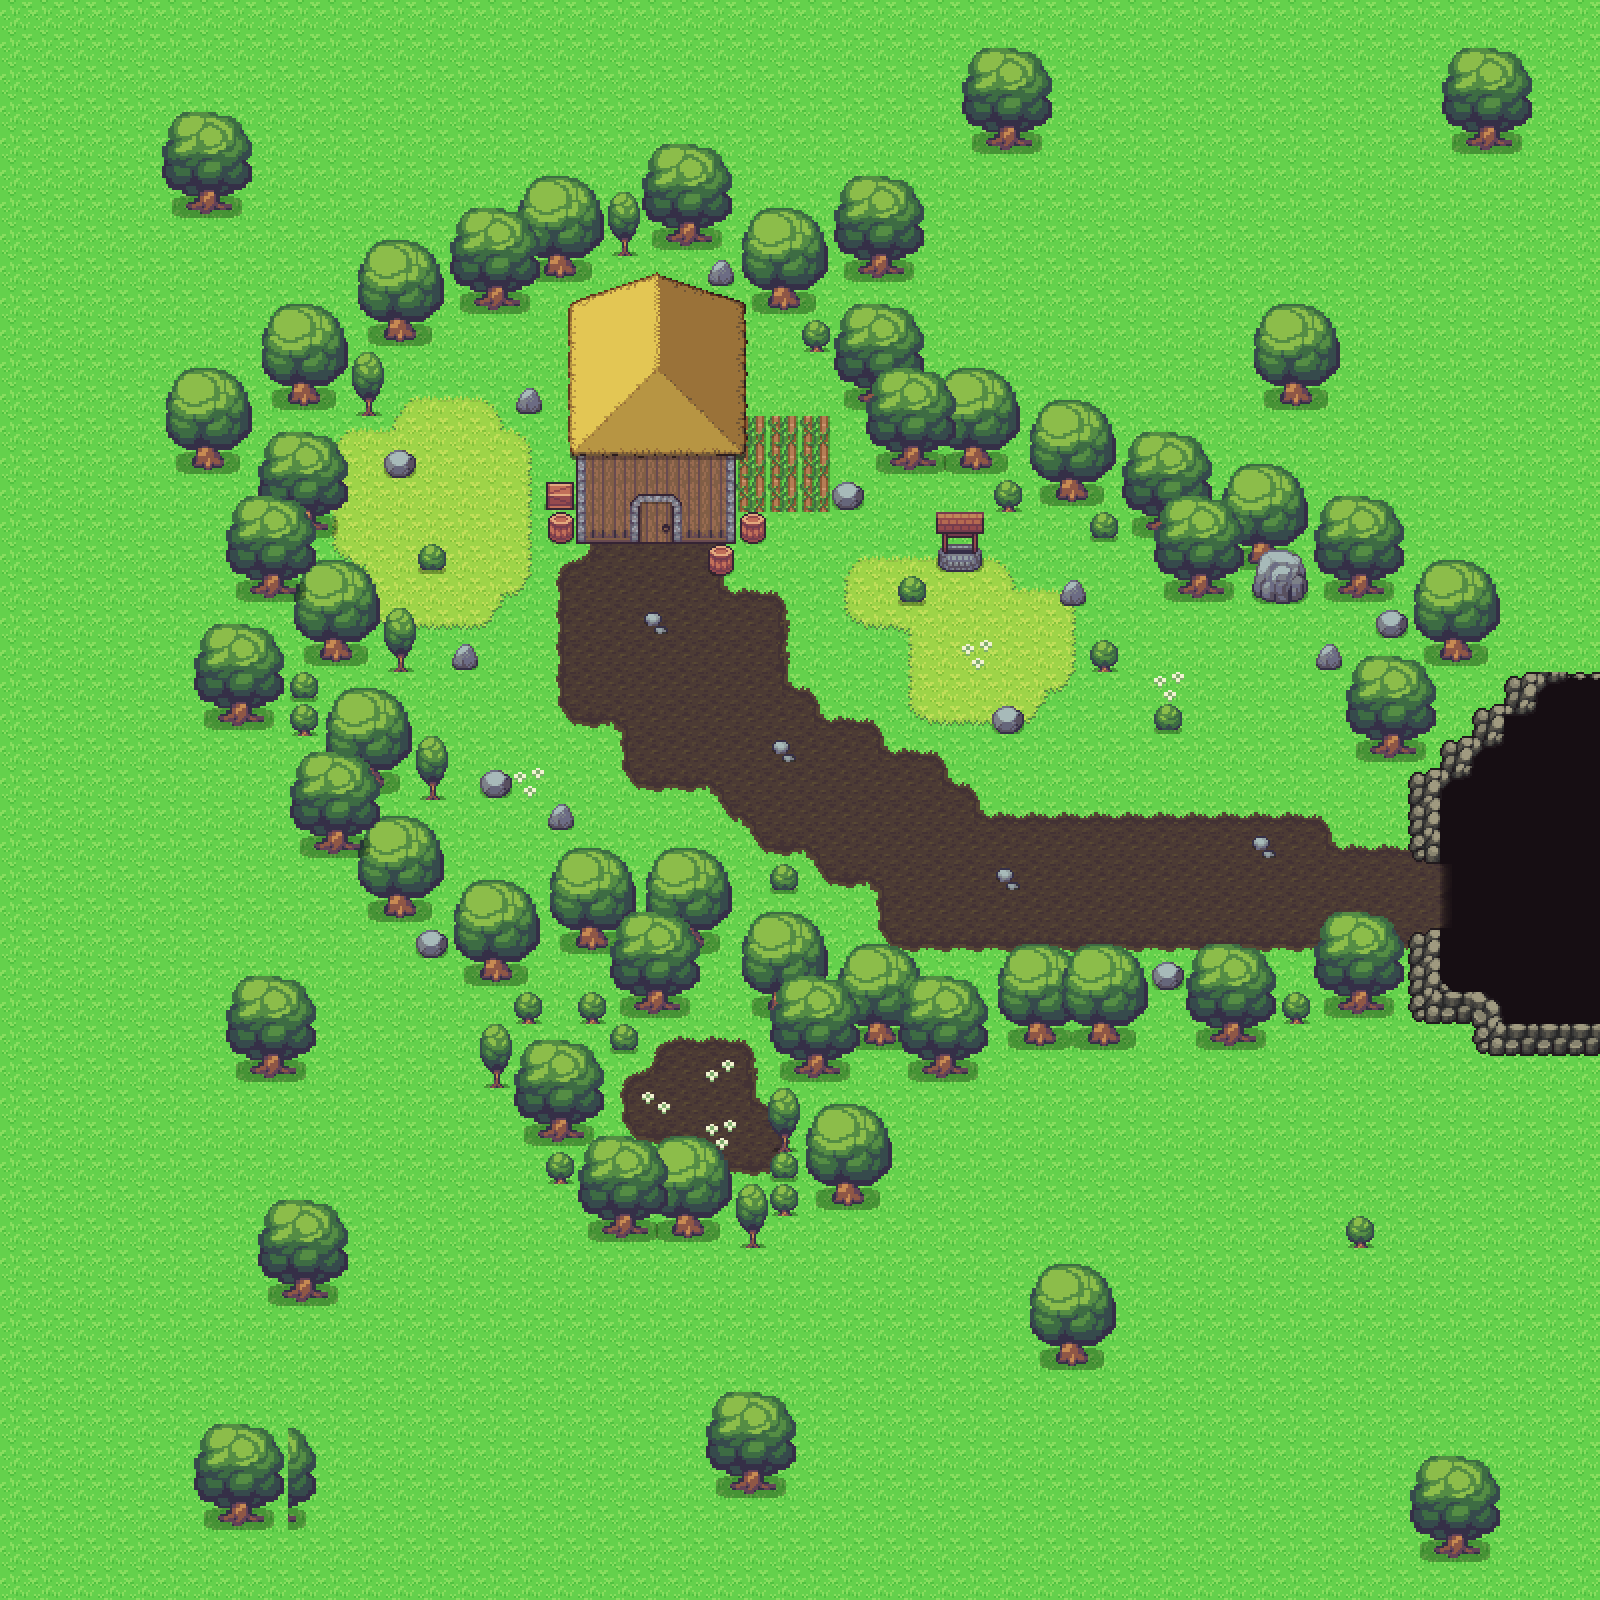

Below is a game level as drawn by its tile map, then a one-line description and the .tmx that defines it (tile-layer data replaced by summaries):
An orthogonal 50x50 tile map with 32x32 px tiles, 6 tile layers (Floor, floor details, Walls, wall details, ...), 4 hidden layers not drawn, 8 tilesets and 1 object.

<map version="1.10" tiledversion="1.12.0" orientation="orthogonal" renderorder="right-down" width="50" height="50" tilewidth="32" tileheight="32" infinite="0" nextlayerid="17" nextobjectid="3">
 <tileset firstgid="1" source="tileset.tsx" />
 <tileset firstgid="361" source="walls.tsx" />
 <tileset firstgid="505" source="roofs.tsx" />
 <tileset firstgid="761" source="decor.tsx" />
 <tileset firstgid="871" source="folige.tsx" />
 <tileset firstgid="931" source="test.tsx" />
 <tileset firstgid="1043" source="enemies.tsx" />
 <tileset firstgid="1068" source="equipment.tsx" />
 <group id="3" name="floors">
  <layer id="1" name="Floor" width="50" height="50">
   <data>[2500 cells, 2500 non-empty, 3 distinct tile ids]</data>
  </layer>
  <layer id="2" name="floor details" width="50" height="50">
   <data>[2500 cells, 199 non-empty, 30 distinct tile ids]</data>
  </layer>
 </group>
 <group id="4" name="walls">
  <layer id="6" name="Walls" width="50" height="50">
   <data>[2500 cells, 642 non-empty, 71 distinct tile ids]</data>
  </layer>
  <layer id="5" name="wall details" width="50" height="50">
   <data>[2500 cells, 154 non-empty, 39 distinct tile ids]</data>
  </layer>
 </group>
 <group id="7" name="Mechanic layers">
  <objectgroup id="16" name="level_exit" opacity="0">
   <object id="2" x="1440" y="864.667" width="27.3333" height="64" />
  </objectgroup>
  <layer id="8" name="collisoins" width="50" height="50" visible="0">
   <data>[2500 cells, 179 non-empty, 1 distinct tile ids]</data>
  </layer>
  <layer id="11" name="enemies" width="50" height="50" visible="0">
   <data>[2500 cells, 0 non-empty, 0 distinct tile ids]</data>
  </layer>
  <layer id="9" name="item" width="50" height="50" visible="0">
   <data>[2500 cells, 1 non-empty, 1 distinct tile ids]</data>
  </layer>
  <layer id="10" name="player" width="50" height="50" visible="0">
   <data>[2500 cells, 1 non-empty, 1 distinct tile ids]</data>
  </layer>
 </group>
 <layer id="14" name="Objects" width="50" height="50">
  <data>[2500 cells, 74 non-empty, 29 distinct tile ids]</data>
 </layer>
 <layer id="15" name="animated" width="50" height="50">
  <data>[2500 cells, 0 non-empty, 0 distinct tile ids]</data>
 </layer>
</map>
